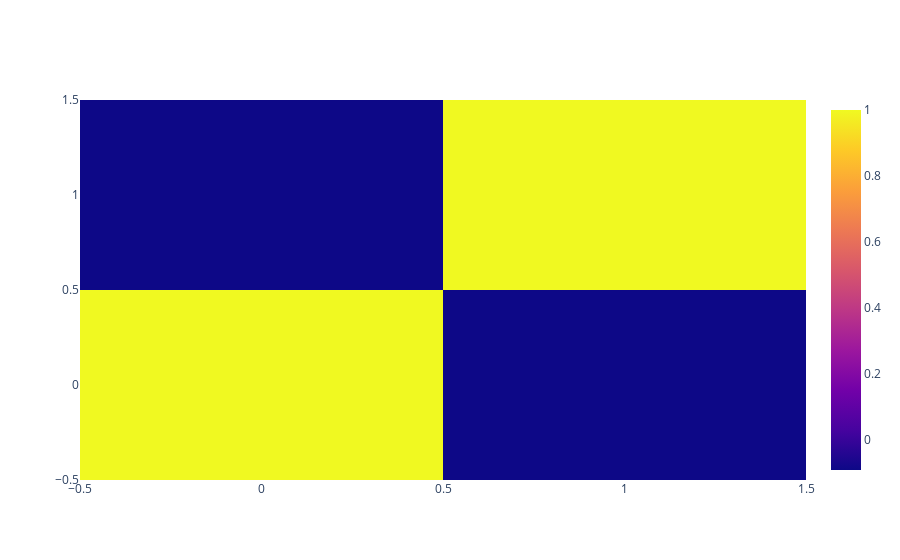

Notebook cell for this chart:
### Code cell
correlation = df[['age','fare']].corr()
heatmap2 = go.Heatmap(z=correlation)
fig5 = go.Figure(data=[heatmap2])
fig5

### Figure 1 — Plotly figure (JSON) as saved in the notebook; plotly's stock layout.template omitted (floating-point values rounded to 4 significant figures)
{"data": [{"type": "heatmap", "z": [[1, -0.09073], [-0.09073, 1]]}], "layout": {}}
